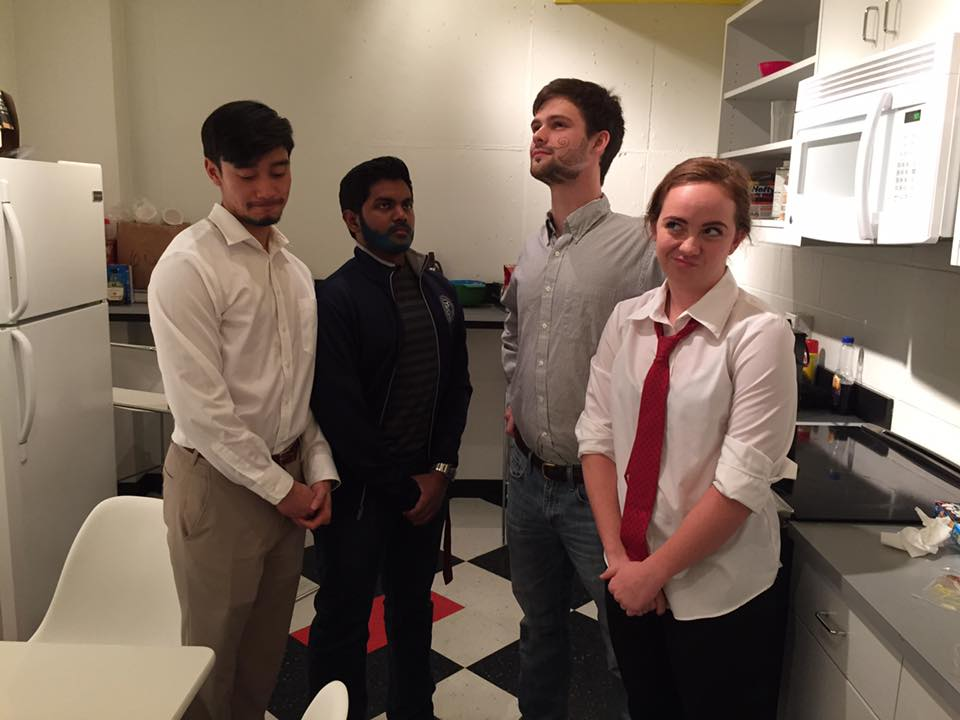
#> input picture images/birthday1.jpg, 960 x 720 px; its folder holds only this picture in this run
$ python benchmark.py   (Python 2 division)
#> lines starting #> are read from the running program, lines starting #| are printed output that depends on the picture
### opencv-python/edge_detect.py
import cv2
from matplotlib import pyplot as plt


def edge_detect(img, display=False):

    edges = cv2.Canny(img, 100, 200)

    if display:
        plt.subplot(121), plt.imshow(img, cmap='gray')
        plt.title('Original Image'), plt.xticks([]), plt.yticks([])
        plt.subplot(122), plt.imshow(edges, cmap='gray')
        plt.title('Edge Image'), plt.xticks([]), plt.yticks([])
        plt.show()

    return edges

### opencv-python/benchmark.py
from os import listdir, getcwd
from os.path import join, isfile
import edge_detect as edge
import cv2
import datetime as dt

images_path = join(getcwd(), '../images')
images = [f for f in listdir(images_path) if isfile(join(images_path, f))]

for img_path in images:
    img = cv2.imread(join(images_path, img_path), 0)
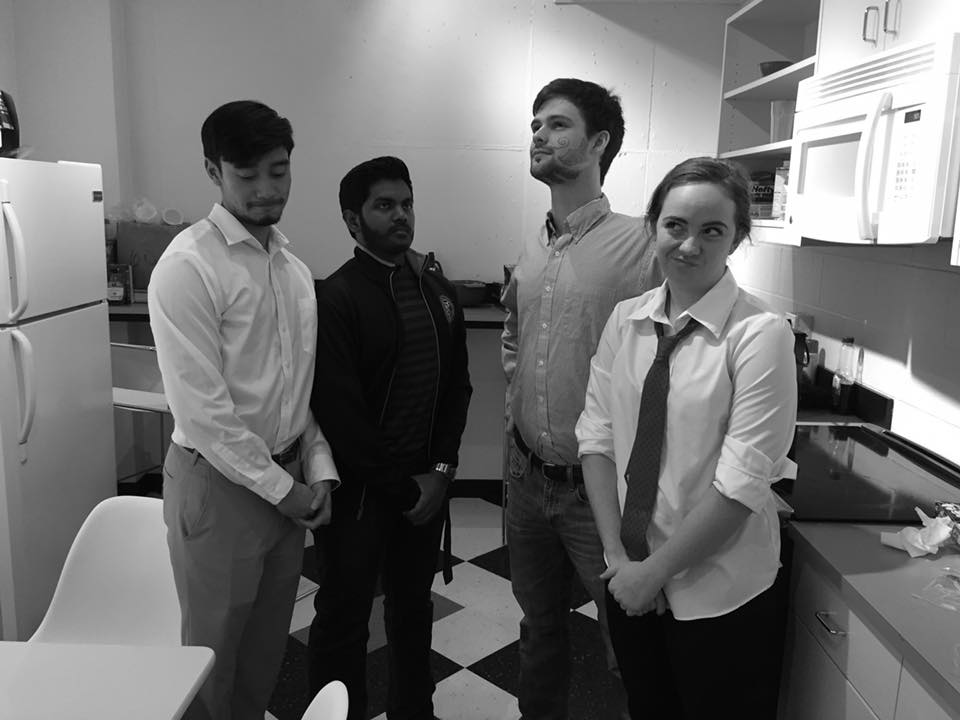
#> img: shape (720, 960); min 0, max 255, mean 112.5

    start_time = dt.datetime.now()
    edges = edge.edge_detect(img)
#> in edge_detect, `edges = cv2.Canny(img, 100, 200)`:
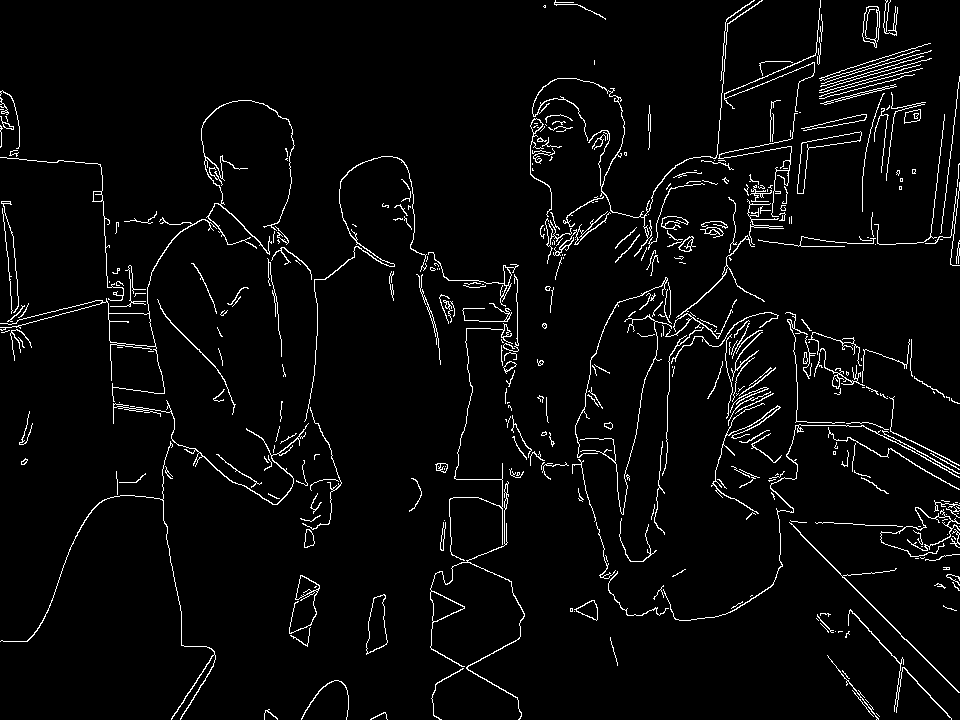
#> edges: shape (720, 960); 3.8% white in thin lines or dots
    end_time = dt.datetime.now()

    time = (end_time-start_time).microseconds
    print img_path+":", time

$ run again, on images/city_3000_3000.jpg
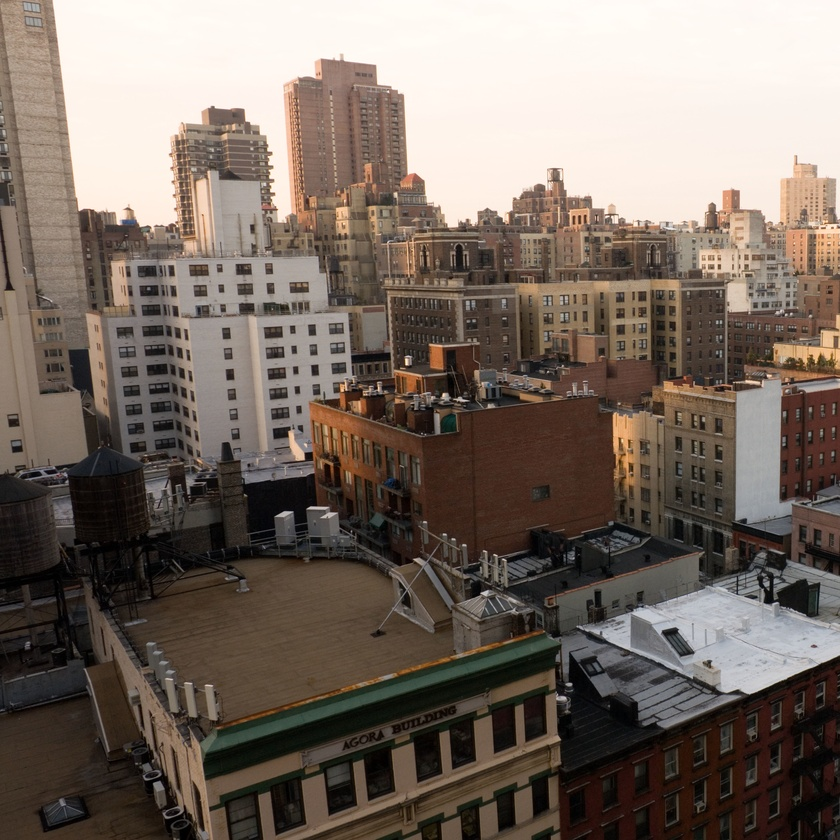
#> input picture images/city_3000_3000.jpg, 840 x 840 px, shrunk from 3000 x 3000 before the run
#> `img = cv2.imread(join(images_path, img_path), 0)`:
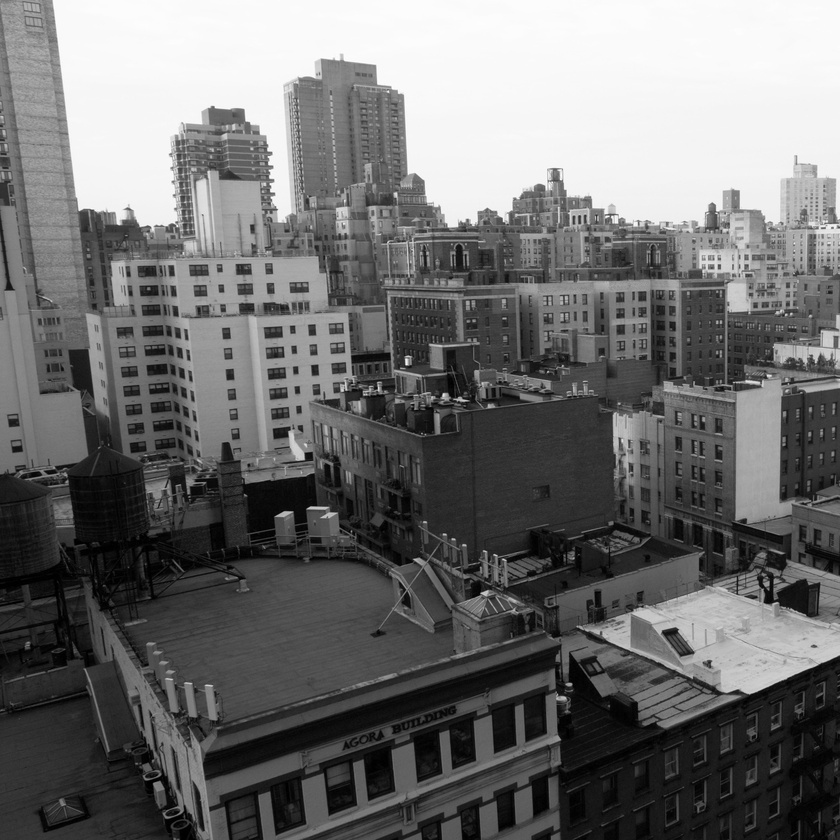
#> img: shape (840, 840); min 0, max 255, mean 110.7
#> in edge_detect, `edges = cv2.Canny(img, 100, 200)`:
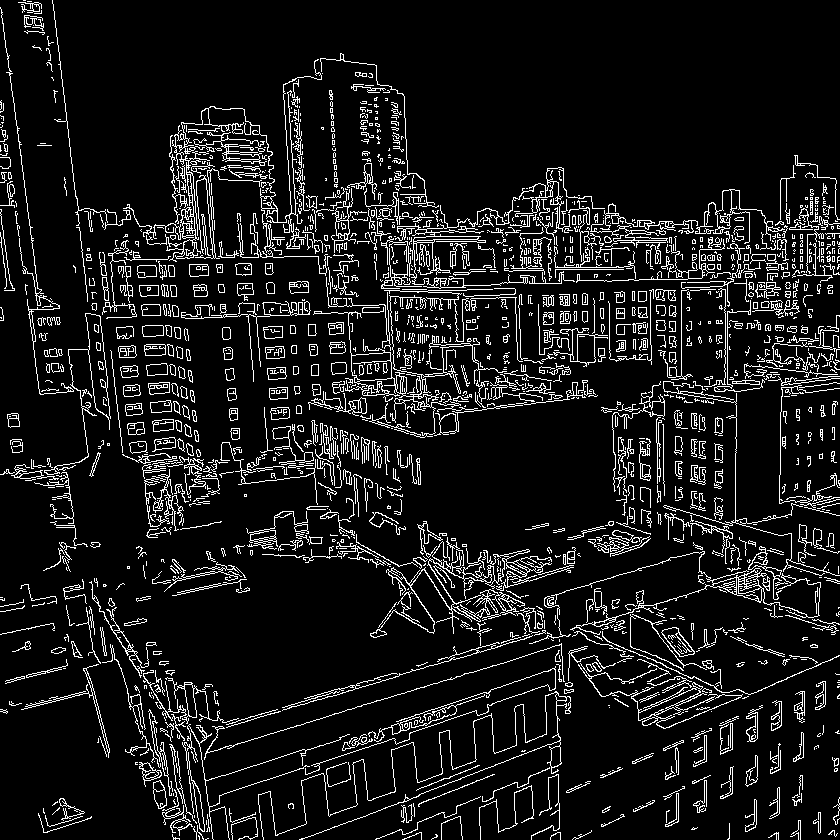
#> edges: shape (840, 840); 9.7% white in thin lines or dots
